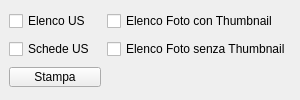
    <widget class="QgsDockWidget" name="mDockWidget_export">
     <property name="minimumSize">
      <size>
       <width>300</width>
       <height>100</height>
      </size>
     </property>
     <property name="floating">
      <bool>true</bool>
     </property>
     <property name="windowTitle">
      <string>Esportazioni US</string>
     </property>
     <widget class="QWidget" name="dockWidgetContents_4">
      <layout class="QGridLayout" name="gridLayout_32">
       <item row="0" column="0">
        <widget class="QCheckBox" name="checkBox_e_us">
         <property name="text">
          <string>Elenco US</string>
         </property>
        </widget>
       </item>
       <item row="0" column="1">
        <widget class="QCheckBox" name="checkBox_e_foto_t">
         <property name="text">
          <string>Elenco Foto con Thumbnail</string>
         </property>
        </widget>
       </item>
       <item row="1" column="0">
        <widget class="QCheckBox" name="checkBox_s_us">
         <property name="text">
          <string>Schede US</string>
         </property>
        </widget>
       </item>
       <item row="1" column="1">
        <widget class="QCheckBox" name="checkBox_e_foto">
         <property name="text">
          <string>Elenco Foto senza Thumbnail</string>
         </property>
        </widget>
       </item>
       <item row="2" column="0">
        <widget class="QPushButton" name="pushButton_print">
         <property name="minimumSize">
          <size>
           <width>0</width>
           <height>0</height>
          </size>
         </property>
         <property name="maximumSize">
          <size>
           <width>120</width>
           <height>20</height>
          </size>
         </property>
         <property name="text">
          <string>Stampa</string>
         </property>
         <property name="icon">
          <iconset resource="../../resources/resources.qrc">
           <normaloff>:/icons/pdf-icon.png</normaloff>:/icons/pdf-icon.png</iconset>
         </property>
         <property name="iconSize">
          <size>
           <width>10</width>
           <height>10</height>
          </size>
         </property>
        </widget>
       </item>
      </layout>
     </widget>
    </widget>
